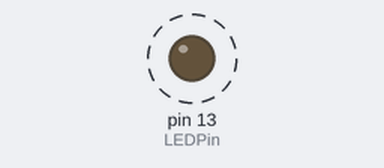
Bench run of a sketch on a simulated Arduino Uno, built with avr-gcc and run on an emulated ATmega328P. Shown: output pins drawn as LEDs (lit = HIGH). Dashed ring = blinking.

Above: at 0.2 s.
Timing chart, 0 to 3.0 s (numbered marks = the images above):
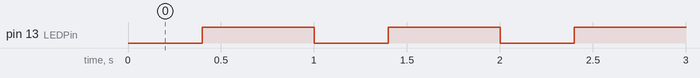

The sketch:

start_led.ino
```cpp
int LEDPin = 13;
int waitTimeOn = 600;
int waitTimeOff = 400;


void setup() {

  pinMode(LEDPin, OUTPUT);
}

void loop() {

  digitalWrite(LEDPin, LOW);
  delay(waitTimeOff);
  digitalWrite(LEDPin, HIGH);
  delay(waitTimeOn);
}
```

Measured:
- by itself, pin 13 (LEDPin): alternates HIGH for 0.60 s and LOW for 0.40 s
